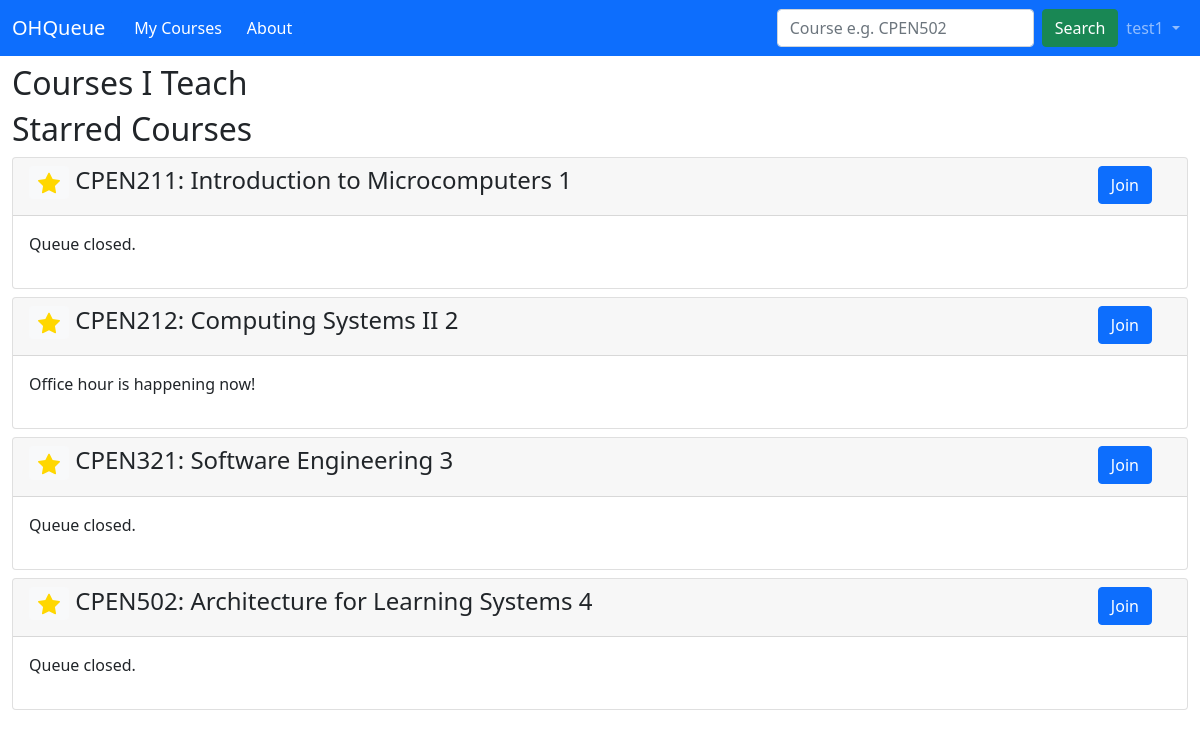
Page /my_courses (signed in) on the earlier database version.
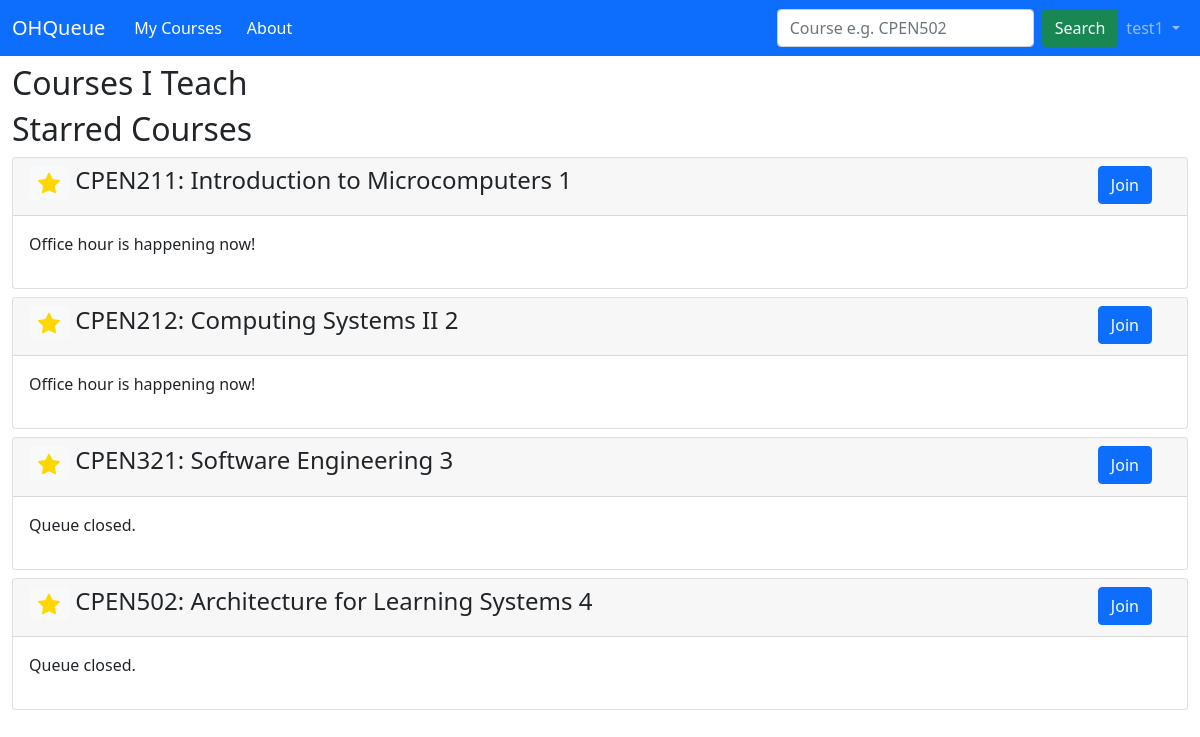
Same page on the later database version.
### ohq/models.py (models this page shows, shortened)
class Course(models.Model):
    code = models.CharField(max_length=10)
    subject = models.CharField(null=False,
        max_length=5,
        choices=SUBJECT_CODE,
        default=CPEN)
    number = models.IntegerField(default=0)
    session = models.CharField(max_length=5, default="")
    semester = models.CharField(null=False,
        max_length=2,
        choices=SEMESTER,
        default=W1)
    course_name = models.CharField(max_length=100, default="")
    status = models.BooleanField(default=False)
    meeting_link = models.URLField(default="")
    teaching_instructor = models.ManyToManyField("Instructor")

### ohq/views.py (the view)
# urls.py: path("my_courses", views.MyCourseListView.as_view(), name="my_courses"),
class MyCourseListView(generic.ListView):
    model = Course
    template_name = "ohq/my_courses.html"
    context_object_name = "course_list"
    def get_teaching_courses(self):
        is_instructor = Instructor.objects.filter(user=self.request.user).count()
        if is_instructor:
            query = Instructor.objects.filter(user=self.request.user)\
                .all()[0].teaching_course.all()
            return query
        return Instructor.objects.none()
    def get_starred_courses(self):
        return Student.objects.filter(user=self.request.user).all()[0]\
            .starred_course.all()
    def render_to_response(self, context):
        if not self.request.user.id:
            return redirect('ohq:login')
        return super(MyCourseListView, self).render_to_response(context)
    def get_context_data(self, **kwargs):
        context = super().get_context_data(**kwargs)
        if not self.request.user.id:
            return context
        teaching_courses = self.get_teaching_courses()
        starred_courses = self.get_starred_courses()
        context["teaching_courses"] = teaching_courses
        context["starred_courses"] = starred_courses
        self.request.session.set_expiry(self.request.session.get_expiry_age())
        return context

### ohq/templates/ohq/my_courses.html (shortened to what this page needs)
<!DOCTYPE html>
<html lang="en">
  <head>
    {% load static %}
    <link
      href="https://cdn.jsdelivr.net/npm/bootstrap@5.1.3/dist/css/bootstrap.min.css"
      rel="stylesheet"
>
  </head>
  <body>
    <nav class="navbar navbar-expand-lg navbar-dark bg-primary">
      <div class="container-fluid">
        <a class="navbar-brand" href="/">OHQueue</a>
        <form action="{% url 'ohq:my_courses' %}">
          <div class="btn-group" role="group">
            <button type="submit" class="btn btn-primary">My Courses</button>
            <button type="button" class="btn btn-primary">About</button>
          </div>
        </form>
        <div class="collapse navbar-collapse justify-content-end"
          id="navbarSupportedContent">
          <form class="d-flex" action="{% url 'ohq:prepare_search' %}" method="post">
            <input class="form-control me-2" type="search"
            placeholder="Course e.g. CPEN502" aria-label="Search"
            name="search_query">
            <button class="btn btn-success" type="submit">Search</button>
          </form>
          {% if user.is_authenticated %}
          <ul class="navbar-nav mb-2 mb-lg-0">
            <li class="nav-item dropdown">
              <a class="nav-link dropdown-toggle" href="#" id="navbarDropdown"
                role="button" data-bs-toggle="dropdown" aria-expanded="false">
                {{ user.username }}
              </a>
            </li>
          </ul>
          {% endif %}
        </div>
      </div>
    </nav>
      <div class="container-fluid mt-2">
        <h2>Courses I Teach</h2>
        <div class="card-columns-vertical">
          <h2>Starred Courses</h2>
          {% for course in starred_courses %}
          <div class="card mt-2">
            <div class="card-header">
              <div class="row justify-content-between">
                <div class="col-11">
                  <form action="/course/{{course.pk}}/star_course" method="post">
                    <h4>
                      <button type="submit" class="btn btn-sm btn-light">
                      </button>
                    {{ course.code }}: {{ course.course_name }} {{ course.pk }}
                    </h4>
                  </form>
                </div>
                <div class="col-1">
                  <input type=button class="btn btn-primary"
                    onClick="location.href='/course/{{ course.pk }}'"
                    value='Join'>
                </div>
              </div>
            </div>
            <div class="card-body">
              <p>
                {% if course.status %}
                Office hour is happening now!
                {% else %}
                Queue closed.
                {% endif %}
              </p>
            </div>
          </div>
          {% endfor %}
        </div>
      </div>
    </body>
  </html>

Differences in the rows shown:
changed Course "CPEN211": status "Queue closed." → "Office hour is happening now!"
